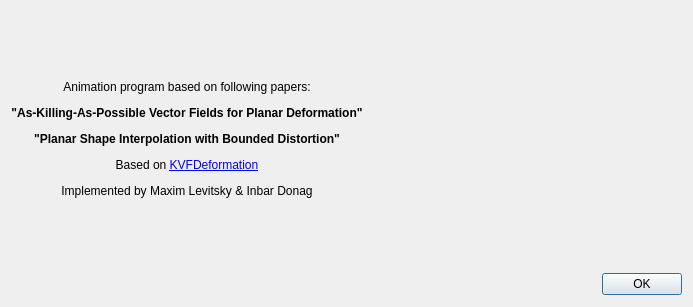
<?xml version="1.0" encoding="UTF-8"?>
<ui version="4.0">
 <class>aboutDialog</class>
 <widget class="QDialog" name="aboutDialog">
  <property name="geometry">
   <rect>
    <x>0</x>
    <y>0</y>
    <width>693</width>
    <height>307</height>
   </rect>
  </property>
  <property name="windowTitle">
   <string>About</string>
  </property>
  <property name="windowIcon">
   <iconset resource="resources/resources.rc">
    <normaloff>:/MainWindow/icon/icon.png</normaloff>:/MainWindow/icon/icon.png</iconset>
  </property>
  <layout class="QGridLayout" name="gridLayout">
   <item row="0" column="0">
    <widget class="QLabel" name="label">
     <property name="text">
      <string>&lt;html&gt;&lt;head/&gt;&lt;body&gt;&lt;p&gt;Animation program based on following papers:&lt;/p&gt;&lt;p&gt;&lt;span style=&quot; font-weight:600;&quot;&gt;&amp;quot;As-Killing-As-Possible Vector Fields for Planar Deformation&amp;quot;&lt;/span&gt;&lt;/p&gt;&lt;p&gt;&lt;span style=&quot; font-weight:600;&quot;&gt;&amp;quot;Planar Shape Interpolation with Bounded Distortion&amp;quot;&lt;/span&gt;&lt;/p&gt;&lt;p&gt;Based on &lt;a href=&quot;http://www.cs.technion.ac.il/~cggc/Upload/Projects/KVFDeformation/download.html&quot;&gt;&lt;span style=&quot; text-decoration: underline; color:#0000ff;&quot;&gt;KVFDeformation&lt;/span&gt;&lt;/a&gt;&lt;/p&gt;&lt;p&gt;Implemented by Maxim Levitsky &amp;amp; Inbar Donag&lt;/p&gt;&lt;/body&gt;&lt;/html&gt;</string>
     </property>
     <property name="alignment">
      <set>Qt::AlignCenter</set>
     </property>
     <property name="wordWrap">
      <bool>false</bool>
     </property>
     <property name="openExternalLinks">
      <bool>true</bool>
     </property>
    </widget>
   </item>
   <item row="0" column="1">
    <widget class="QLabel" name="label_2">
     <property name="minimumSize">
      <size>
       <width>0</width>
       <height>0</height>
      </size>
     </property>
     <property name="maximumSize">
      <size>
       <width>256</width>
       <height>256</height>
      </size>
     </property>
     <property name="text">
      <string/>
     </property>
     <property name="pixmap">
      <pixmap resource="resources/resources.rc">:/MainWindow/icon/icon.png</pixmap>
     </property>
     <property name="scaledContents">
      <bool>true</bool>
     </property>
    </widget>
   </item>
   <item row="1" column="1">
    <widget class="QDialogButtonBox" name="buttonBox">
     <property name="orientation">
      <enum>Qt::Horizontal</enum>
     </property>
     <property name="standardButtons">
      <set>QDialogButtonBox::Ok</set>
     </property>
    </widget>
   </item>
  </layout>
 </widget>
 <resources>
  <include location="resources/resources.rc"/>
 </resources>
 <connections>
  <connection>
   <sender>buttonBox</sender>
   <signal>accepted()</signal>
   <receiver>aboutDialog</receiver>
   <slot>accept()</slot>
   <hints>
    <hint type="sourcelabel">
     <x>248</x>
     <y>254</y>
    </hint>
    <hint type="destinationlabel">
     <x>157</x>
     <y>274</y>
    </hint>
   </hints>
  </connection>
  <connection>
   <sender>buttonBox</sender>
   <signal>rejected()</signal>
   <receiver>aboutDialog</receiver>
   <slot>reject()</slot>
   <hints>
    <hint type="sourcelabel">
     <x>316</x>
     <y>260</y>
    </hint>
    <hint type="destinationlabel">
     <x>286</x>
     <y>274</y>
    </hint>
   </hints>
  </connection>
 </connections>
</ui>
